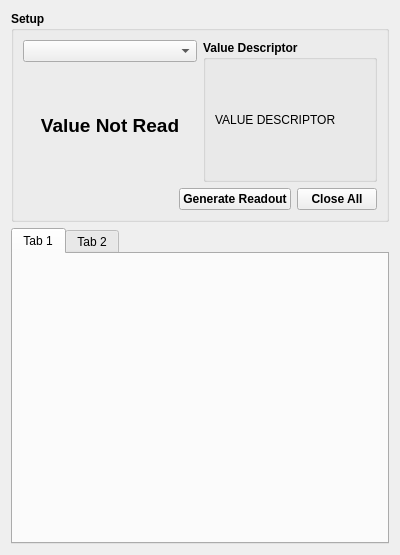
<?xml version="1.0" encoding="UTF-8"?>
<ui version="4.0">
 <class>SetupValueReadout</class>
 <widget class="QWidget" name="SetupValueReadout">
  <property name="geometry">
   <rect>
    <x>0</x>
    <y>0</y>
    <width>400</width>
    <height>555</height>
   </rect>
  </property>
  <property name="windowTitle">
   <string>Value Readout Setup</string>
  </property>
  <layout class="QVBoxLayout" name="verticalLayout_3" stretch="2,3">
   <item>
    <widget class="QGroupBox" name="groupBox">
     <property name="font">
      <font>
       <weight>75</weight>
       <bold>true</bold>
      </font>
     </property>
     <property name="title">
      <string>Setup</string>
     </property>
     <layout class="QVBoxLayout" name="verticalLayout_2" stretch="1,0">
      <item>
       <layout class="QHBoxLayout" name="horizontalLayout_2">
        <item>
         <layout class="QVBoxLayout" name="verticalLayout">
          <item>
           <widget class="QComboBox" name="combo_mnemonic"/>
          </item>
          <item>
           <widget class="QLabel" name="lbl_current_value">
            <property name="font">
             <font>
              <pointsize>14</pointsize>
              <weight>75</weight>
              <bold>true</bold>
             </font>
            </property>
            <property name="text">
             <string>Value Not Read</string>
            </property>
            <property name="alignment">
             <set>Qt::AlignCenter</set>
            </property>
           </widget>
          </item>
         </layout>
        </item>
        <item>
         <widget class="QGroupBox" name="groupBox_2">
          <property name="font">
           <font>
            <weight>75</weight>
            <bold>true</bold>
           </font>
          </property>
          <property name="title">
           <string>Value Descriptor</string>
          </property>
          <layout class="QHBoxLayout" name="horizontalLayout">
           <item>
            <widget class="QLabel" name="lbl_value_descriptor">
             <property name="font">
              <font>
               <weight>50</weight>
               <bold>false</bold>
              </font>
             </property>
             <property name="text">
              <string>VALUE DESCRIPTOR</string>
             </property>
            </widget>
           </item>
          </layout>
         </widget>
        </item>
       </layout>
      </item>
      <item>
       <layout class="QHBoxLayout" name="horizontalLayout_3">
        <item>
         <spacer name="horizontalSpacer">
          <property name="orientation">
           <enum>Qt::Horizontal</enum>
          </property>
          <property name="sizeHint" stdset="0">
           <size>
            <width>40</width>
            <height>20</height>
           </size>
          </property>
         </spacer>
        </item>
        <item>
         <widget class="QPushButton" name="pushButton_2">
          <property name="text">
           <string>Generate Readout</string>
          </property>
         </widget>
        </item>
        <item>
         <widget class="QPushButton" name="pushButton">
          <property name="text">
           <string>Close All</string>
          </property>
         </widget>
        </item>
       </layout>
      </item>
     </layout>
    </widget>
   </item>
   <item>
    <widget class="QTabWidget" name="tabWidget">
     <property name="currentIndex">
      <number>0</number>
     </property>
     <widget class="QWidget" name="tab">
      <attribute name="title">
       <string>Tab 1</string>
      </attribute>
     </widget>
     <widget class="QWidget" name="tab_2">
      <attribute name="title">
       <string>Tab 2</string>
      </attribute>
     </widget>
    </widget>
   </item>
  </layout>
 </widget>
 <resources/>
 <connections/>
</ui>
